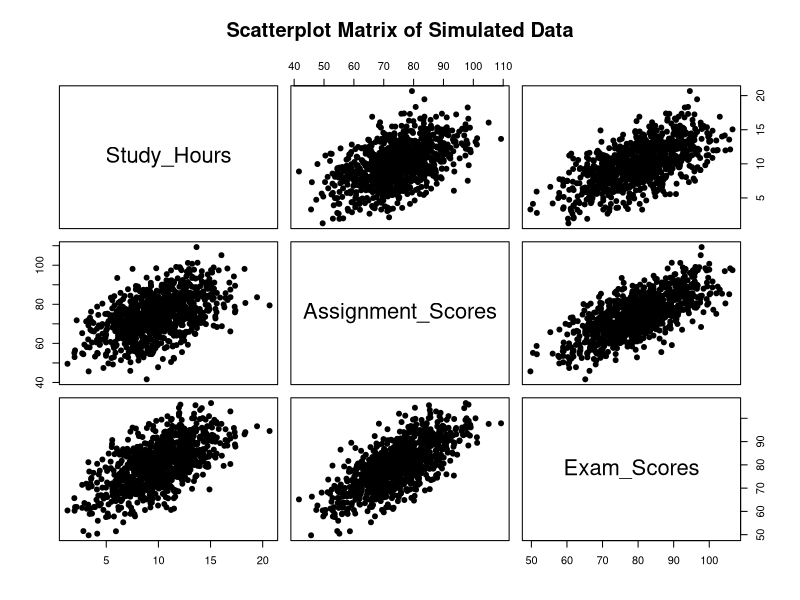
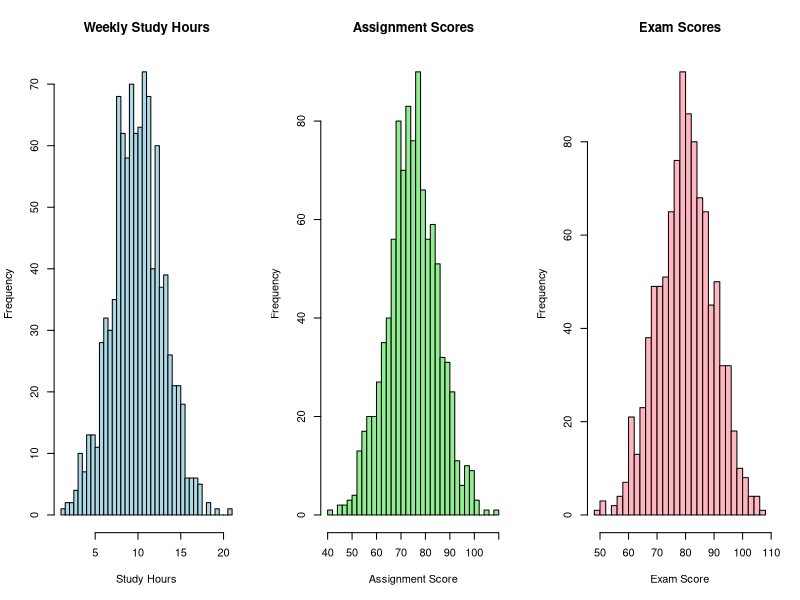
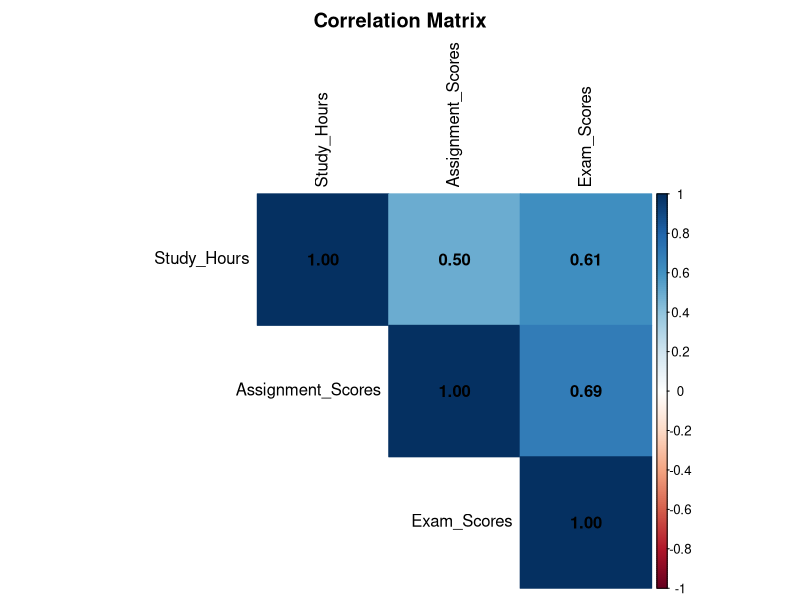
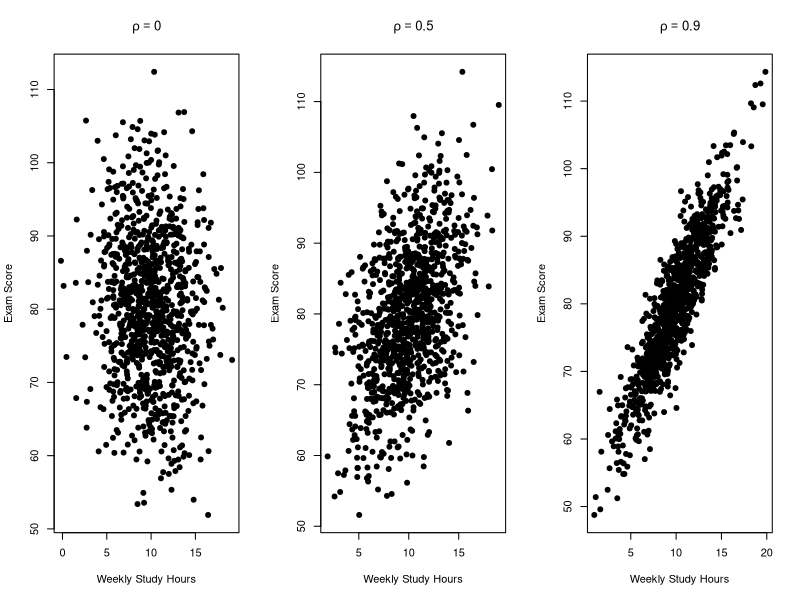
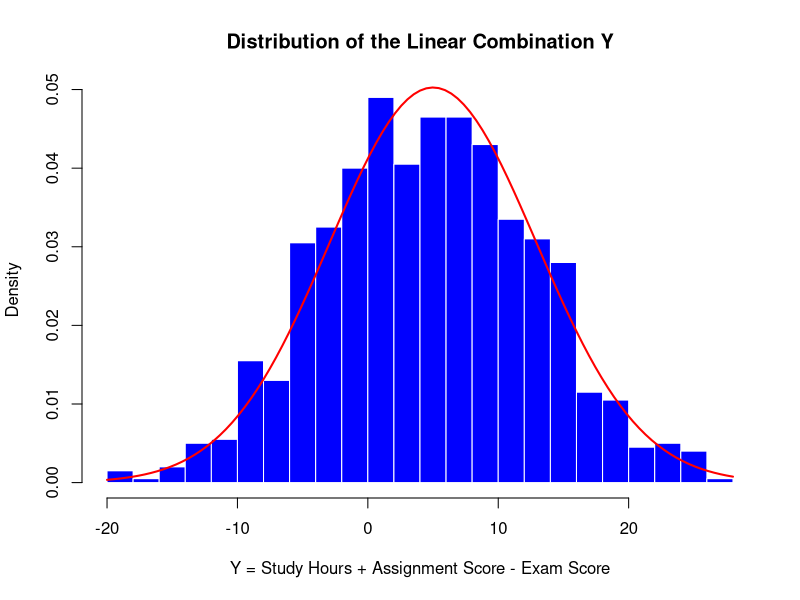
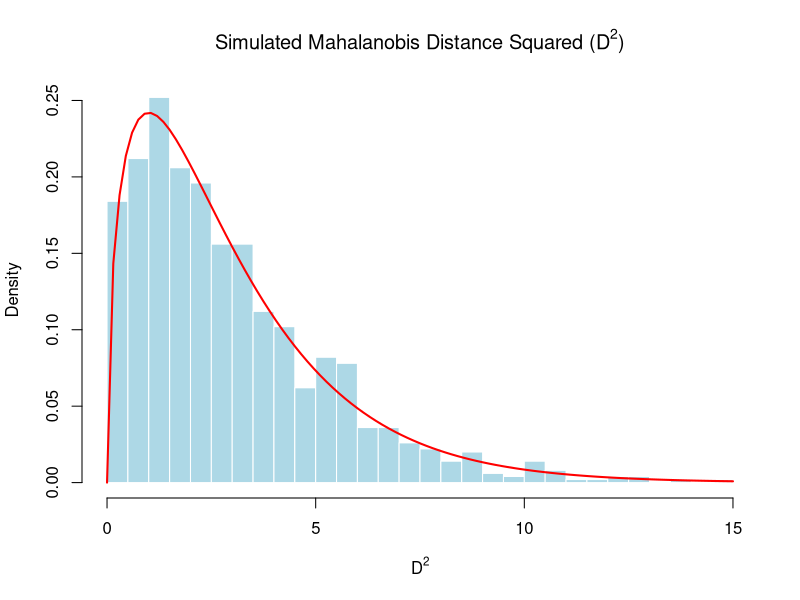

Write R code to recreate these figures, in order.
## ---- chunk 1
knitr::opts_chunk$set(echo = TRUE)
## ---- chunk 2
library(MASS)
library(corrplot)
## ---- chunk 3
# 4.1 A.

# Mean Vector
mu <- c(
  10, # X1 weekly study hours
  75, # X2 assignment scores
  80 # X3 exam scores
)

# Standard Deviations
sd <- c(
  3,
  10,
  10
)

# Correlation Matrix
R <- matrix(c(
  1.00, 0.50, 0.60,
  0.50, 1.00, 0.70,
  0.60, 0.70, 1.00
), nrow = 3, byrow=TRUE)

# Covariance Matrix
Sigma <- diag(sd) %*% R %*% diag(sd)

Sigma

theoretical_means <- mu
theoretical_variances <- diag(Sigma)
theoretical_covariances <- Sigma
theoretical_correlations <- R
## ---- chunk 4
set.seed(123)
# B.
n = 1000

sim_data <- mvrnorm(
  n = n,
  mu = mu,
  Sigma = Sigma
)

sim_data <- as.data.frame(sim_data)

names(sim_data) <- c(
  "Study_Hours",
  "Assignment_Scores",
  "Exam_Scores"
)

head(sim_data, 10)

# Descriptive Statistics
sim_mean <- colMeans(sim_data)
sim_var <- apply(sim_data, 2, var)
sim_cov <- cov(sim_data)
sim_cor <- cor(sim_data)

cat("\nSimulated Mean\n")
sim_mean
cat("\nSimulated Variance\n")
sim_var
cat("\nSimulated Covariance Matrix\n")
sim_cov
cat("\nSimulated Correlation Matrix\n")
sim_cor
cat("\n")
## ---- chunk 5
# Comparing Statistics

# Compare means
data.frame(
  Variable = names(sim_data),
  Theoretical_Mean = theoretical_means,
  Simulated_Mean = sim_mean
)

# Compare variances
data.frame(
  Variable = names(sim_data),
  Theoretical_Variance = theoretical_variances,
  Simulated_Variance = sim_var
)

# Compare Correlation Matrix
theoretical_correlations
sim_cor
## ---- chunk 6
# Visualization
pairs(
  sim_data,
  main = "Scatterplot Matrix of Simulated Data",
  pch = 19
)

par(mfrow = c(1, 3))

hist(
  sim_data$Study_Hours,
  main = "Weekly Study Hours",
  xlab = "Study Hours",
  col = "lightblue",
  breaks = 30
)

hist(
  sim_data$Assignment_Score,
  main = "Assignment Scores",
  xlab = "Assignment Score",
  col = "lightgreen",
  breaks = 30
)

hist(
  sim_data$Exam_Score,
  main = "Exam Scores",
  xlab = "Exam Score",
  col = "lightpink",
  breaks = 30
)

par(mfrow = c(1,1))

corrplot(
  cor(sim_data),
  method = "color",
  type = "upper",
  addCoef.col = "black",
  tl.col = "black",
  title = "Correlation Matrix",
  mar = c(0, 0, 2, 0)
)
## ---- chunk 7
# C.
set.seed(123)

n <- 1000

mu_2 <- c(
  10,  # Study Hours
  80   # Exam Score
)

sd_2 <- c(
  3,   # Study Hours
  10   # Exam Score
)

# Correlations to compare (given in the FA)
correlations <- c(0, 0.50, 0.90)

simulations <- list()

for (r in correlations) {
  
  Sigma_r <- matrix(c(
    sd_2[1]^2, r * sd_2[1] * sd_2[2],
    r * sd_2[1] * sd_2[2], sd_2[2]^2
  ), nrow = 2, byrow = TRUE)
  
  data_r <- mvrnorm(
    n = n,
    mu = mu_2,
    Sigma = Sigma_r
  )
  
  data_r <- as.data.frame(data_r)
  
  names(data_r) <- c(
    "Study_Hours",
    "Exam_Score"
  )
  
  simulations[[paste0("rho_", r)]] <- data_r
}

head(simulations$rho_0)
head(simulations$rho_0.5)
head(simulations$rho_0.9)
## ---- chunk 8
# Visualization

par(mfrow = c(1, 3))

# rho = 0
plot(
  simulations$rho_0$Study_Hours,
  simulations$rho_0$Exam_Score,
  main = expression(rho == 0),
  xlab = "Weekly Study Hours",
  ylab = "Exam Score",
  pch = 19,
)

# rho = 0.50
plot(
  simulations$rho_0.5$Study_Hours,
  simulations$rho_0.5$Exam_Score,
  main = expression(rho == 0.50),
  xlab = "Weekly Study Hours",
  ylab = "Exam Score",
  pch = 19,
)

# rho = 0.90
plot(
  simulations$rho_0.9$Study_Hours,
  simulations$rho_0.9$Exam_Score,
  main = expression(rho == 0.90),
  xlab = "Weekly Study Hours",
  ylab = "Exam Score",
  pch = 19,
)

par(mfrow = c(1, 1))
## ---- chunk 9
# Checking correlation matrixes

# rho_0
cor(simulations$rho_0$Study_Hours,
    simulations$rho_0$Exam_Score)

# rho_0.5
cor(simulations$rho_0.5$Study_Hours,
    simulations$rho_0.5$Exam_Score)

# rho_0.9
cor(simulations$rho_0.9$Study_Hours,
    simulations$rho_0.9$Exam_Score)
## ---- chunk 10
# 4.4. D.

# Coefficient vector
a <- c(1, 1, -1)

# Linear combination: Y = X1 + X2 - X3 (using the same variables earlier)

# theoretical mean
theoretical_mean <- as.numeric(t(a) %*% mu)

# theoretical variance
theoretical_variance <- as.numeric(t(a) %*% Sigma %*% a)

# Calculate the linear combination for every observation
sim_data$Y <- with(
  sim_data,
  Study_Hours + Assignment_Scores - Exam_Scores
)

# simulated mean
simulated_mean <- mean(sim_data$Y)

# simulated variance
simulated_variance <- var(sim_data$Y)

comparison <- data.frame(
  Statistic = c("Mean", "Variance"),
  Theoretical = c(
    theoretical_mean,
    theoretical_variance
  ),
  Simulated = c(
    simulated_mean,
    simulated_variance
  )
)

comparison
## ---- chunk 11
# Visualization
hist(
  sim_data$Y,
  probability = TRUE,
  breaks = 30,
  col = "blue",
  border = "white",
  main = "Distribution of the Linear Combination Y",
  xlab = "Y = Study Hours + Assignment Score - Exam Score"
)

# Add theoretical normal density
curve(
  dnorm(
    x,
    mean = theoretical_mean,
    sd = sqrt(theoretical_variance)
  ),
  add = TRUE,
  col = "red",
  lwd = 2
)
## ---- chunk 12
# 4.5 E.
Sigma_inv <- solve(Sigma)

Sigma_inv

# Remove Y because Mahalanobis distance should use the original three variables
X <- as.matrix(
  sim_data[, c(
    "Study_Hours",
    "Assignment_Scores",
    "Exam_Scores"
  )]
)

# Calculate Mahalanobis distance squared
D2 <- apply(
  X,
  1,
  function(x) {
    diff <- x - mu
    as.numeric(t(diff) %*% Sigma_inv %*% diff)
  }
)

sim_data$D2 <- D2

head(sim_data$D2)
## ---- chunk 13
# Visualization
hist(
  sim_data$D2,
  probability = TRUE,
  breaks = 30,
  col = "lightblue",
  border = "white",
  main = expression(
    "Simulated Mahalanobis Distance Squared (" * D^2 * ")"
  ),
  xlab = expression(D^2)
)

# theoretical Chi-square distribution
curve(
  dchisq(x, df = 3),
  add = TRUE,
  col = "red",
  lwd = 2
)

## ---- chunk 14
critical_90 <- qchisq(0.90, df = 3)
critical_90

proportion_inside_90 <- mean(
  sim_data$D2 <= critical_90
)
proportion_inside_90
## ---- chunk 15
# 5. Option C

# We investigate Exam Score given Study Hours = 13

# Values from Part A
mu_exam <- 80
mu_study <- 10

var_exam <- 100
var_study <- 9

cov_exam_study <- 18

# Value we are conditioning on
study_value <- 13

# Theoretical conditional mean
conditional_mean <- mu_exam +
  (cov_exam_study / var_study) *
  (study_value - mu_study)

# Theoretical conditional variance
conditional_variance <- var_exam -
  (cov_exam_study^2 / var_study)

# Conditional standard deviation
conditional_sd <- sqrt(conditional_variance)

conditional_mean
conditional_variance
conditional_sd

# Select observations with study hours close to 13
conditional_data <- subset(
  sim_data,
  Study_Hours >= 12.9 &
  Study_Hours <= 13.1
)

# Number of observations selected
nrow(conditional_data)

# Simulated conditional mean
sim_conditional_mean <- mean(
  conditional_data$Exam_Scores
)

# Simulated conditional variance
sim_conditional_variance <- var(
  conditional_data$Exam_Scores
)

# Simulated conditional standard deviation
sim_conditional_sd <- sd(
  conditional_data$Exam_Scores
)

sim_conditional_mean
sim_conditional_variance
sim_conditional_sd

conditional_comparison <- data.frame(
  Statistic = c(
    "Mean",
    "Variance",
    "Standard Deviation"
  ),
  Theoretical = c(
    conditional_mean,
    conditional_variance,
    conditional_sd
  ),
  Simulated = c(
    sim_conditional_mean,
    sim_conditional_variance,
    sim_conditional_sd
  )
)

conditional_comparison
